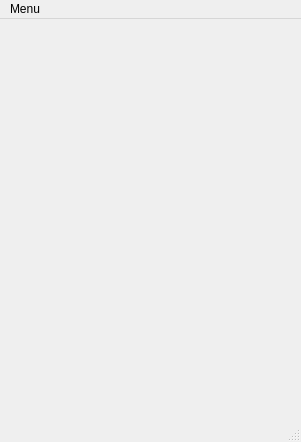
<?xml version="1.0" encoding="UTF-8"?>
<ui version="4.0">
 <class>SpeechMe2</class>
 <widget class="QMainWindow" name="SpeechMe2">
  <property name="geometry">
   <rect>
    <x>0</x>
    <y>0</y>
    <width>301</width>
    <height>442</height>
   </rect>
  </property>
  <property name="windowTitle">
   <string>MainWindow</string>
  </property>
  <widget class="QWidget" name="centralwidget"/>
  <widget class="QMenuBar" name="menubar">
   <property name="geometry">
    <rect>
     <x>0</x>
     <y>0</y>
     <width>301</width>
     <height>20</height>
    </rect>
   </property>
   <widget class="QMenu" name="menuMenu">
    <property name="title">
     <string>Menu</string>
    </property>
    <addaction name="actionConfig"/>
    <addaction name="actionSpeechPad"/>
    <addaction name="actionSpeechWeb"/>
   </widget>
   <addaction name="menuMenu"/>
  </widget>
  <widget class="QStatusBar" name="statusbar"/>
  <action name="actionConfig">
   <property name="text">
    <string>Config...</string>
   </property>
  </action>
  <action name="actionSpeechPad">
   <property name="text">
    <string>SpeechPad</string>
   </property>
  </action>
  <action name="actionSpeechWeb">
   <property name="text">
    <string>SpeechWeb</string>
   </property>
  </action>
 </widget>
 <resources/>
 <connections/>
</ui>
